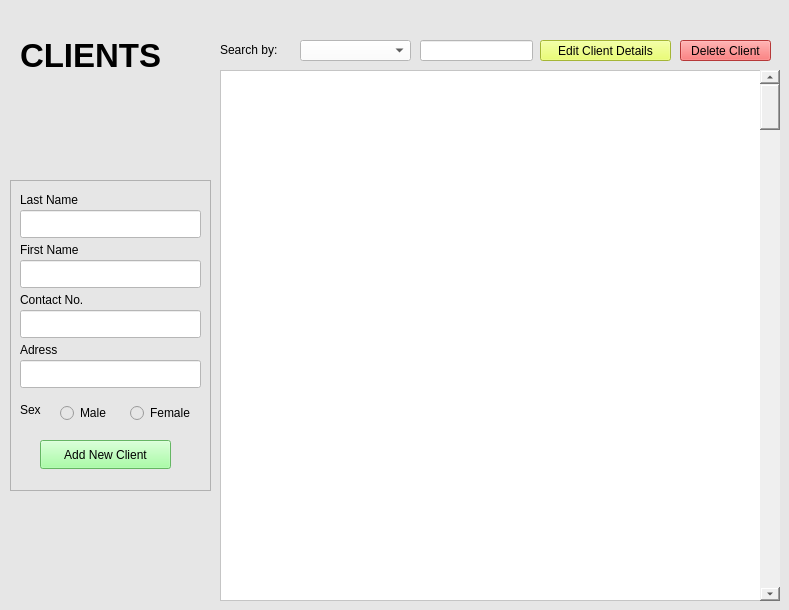
     <widget class="QWidget" name="page2Client">
      <property name="styleSheet">
       <string notr="true">background-color: rgb(230, 230, 230);</string>
      </property>
      <widget class="QLabel" name="label1_3">
       <property name="geometry">
        <rect>
         <x>20</x>
         <y>30</y>
         <width>371</width>
         <height>51</height>
        </rect>
       </property>
       <property name="font">
        <font>
         <family>Arial</family>
         <pointsize>25</pointsize>
         <bold>true</bold>
        </font>
       </property>
       <property name="styleSheet">
        <string notr="true">color: rgb(0, 0, 0);</string>
       </property>
       <property name="text">
        <string>CLIENTS</string>
       </property>
      </widget>
      <widget class="QTableWidget" name="tableWidget_2">
       <property name="geometry">
        <rect>
         <x>220</x>
         <y>70</y>
         <width>551</width>
         <height>531</height>
        </rect>
       </property>
       <property name="styleSheet">
        <string notr="true">background-color: rgb(255, 255, 255);</string>
       </property>
      </widget>
      <widget class="QFrame" name="newClientDetailsFrame">
       <property name="geometry">
        <rect>
         <x>10</x>
         <y>180</y>
         <width>201</width>
         <height>311</height>
        </rect>
       </property>
       <property name="frameShape">
        <enum>QFrame::StyledPanel</enum>
       </property>
       <property name="frameShadow">
        <enum>QFrame::Raised</enum>
       </property>
       <widget class="QLabel" name="label_8">
        <property name="geometry">
         <rect>
          <x>10</x>
          <y>10</y>
          <width>91</width>
          <height>20</height>
         </rect>
        </property>
        <property name="font">
         <font>
          <family>Arial</family>
         </font>
        </property>
        <property name="styleSheet">
         <string notr="true">color: rgb(0, 0, 0);</string>
        </property>
        <property name="text">
         <string>Last Name</string>
        </property>
       </widget>
       <widget class="QLineEdit" name="lineEdit_2">
        <property name="geometry">
         <rect>
          <x>10</x>
          <y>30</y>
          <width>181</width>
          <height>28</height>
         </rect>
        </property>
        <property name="styleSheet">
         <string notr="true">background-color: rgb(255, 255, 255);</string>
        </property>
       </widget>
       <widget class="QLabel" name="label_9">
        <property name="geometry">
         <rect>
          <x>10</x>
          <y>60</y>
          <width>91</width>
          <height>20</height>
         </rect>
        </property>
        <property name="font">
         <font>
          <family>Arial</family>
         </font>
        </property>
        <property name="styleSheet">
         <string notr="true">color: rgb(0, 0, 0);</string>
        </property>
        <property name="text">
         <string>First Name</string>
        </property>
       </widget>
       <widget class="QLineEdit" name="lineEdit_3">
        <property name="geometry">
         <rect>
          <x>10</x>
          <y>80</y>
          <width>181</width>
          <height>28</height>
         </rect>
        </property>
        <property name="styleSheet">
         <string notr="true">background-color: rgb(255, 255, 255);</string>
        </property>
       </widget>
       <widget class="QLabel" name="label_10">
        <property name="geometry">
         <rect>
          <x>10</x>
          <y>110</y>
          <width>91</width>
          <height>20</height>
         </rect>
        </property>
        <property name="font">
         <font>
          <family>Arial</family>
         </font>
        </property>
        <property name="styleSheet">
         <string notr="true">color: rgb(0, 0, 0);</string>
        </property>
        <property name="text">
         <string>Contact No.</string>
        </property>
       </widget>
       <widget class="QLineEdit" name="lineEdit_4">
        <property name="geometry">
         <rect>
          <x>10</x>
          <y>130</y>
          <width>181</width>
          <height>28</height>
         </rect>
        </property>
        <property name="styleSheet">
         <string notr="true">background-color: rgb(255, 255, 255);</string>
        </property>
       </widget>
       <widget class="QLabel" name="label_11">
        <property name="geometry">
         <rect>
          <x>10</x>
          <y>160</y>
          <width>91</width>
          <height>20</height>
         </rect>
        </property>
        <property name="font">
         <font>
          <family>Arial</family>
         </font>
        </property>
        <property name="styleSheet">
         <string notr="true">color: rgb(0, 0, 0);</string>
        </property>
        <property name="text">
         <string>Adress</string>
        </property>
       </widget>
       <widget class="QLineEdit" name="lineEdit_5">
        <property name="geometry">
         <rect>
          <x>10</x>
          <y>180</y>
          <width>181</width>
          <height>28</height>
         </rect>
        </property>
        <property name="styleSheet">
         <string notr="true">background-color: rgb(255, 255, 255);</string>
        </property>
       </widget>
       <widget class="QLabel" name="label_12">
        <property name="geometry">
         <rect>
          <x>10</x>
          <y>220</y>
          <width>91</width>
          <height>20</height>
         </rect>
        </property>
        <property name="font">
         <font>
          <family>Arial</family>
         </font>
        </property>
        <property name="styleSheet">
         <string notr="true">color: rgb(0, 0, 0);</string>
        </property>
        <property name="text">
         <string>Sex</string>
        </property>
       </widget>
       <widget class="QRadioButton" name="radioButton">
        <property name="geometry">
         <rect>
          <x>50</x>
          <y>220</y>
          <width>61</width>
          <height>26</height>
         </rect>
        </property>
        <property name="font">
         <font>
          <family>Arial</family>
         </font>
        </property>
        <property name="styleSheet">
         <string notr="true">color: rgb(0, 0, 0);</string>
        </property>
        <property name="text">
         <string>Male</string>
        </property>
       </widget>
       <widget class="QRadioButton" name="radioButton_2">
        <property name="geometry">
         <rect>
          <x>120</x>
          <y>220</y>
          <width>71</width>
          <height>26</height>
         </rect>
        </property>
        <property name="font">
         <font>
          <family>Arial</family>
         </font>
        </property>
        <property name="styleSheet">
         <string notr="true">color: rgb(0, 0, 0);</string>
        </property>
        <property name="text">
         <string>Female</string>
        </property>
       </widget>
       <widget class="QPushButton" name="pushButton_7">
        <property name="geometry">
         <rect>
          <x>30</x>
          <y>260</y>
          <width>131</width>
          <height>29</height>
         </rect>
        </property>
        <property name="styleSheet">
         <string notr="true">color: rgb(0, 0, 0);
background-color: rgb(141, 255, 139);</string>
        </property>
        <property name="text">
         <string>Add New Client</string>
        </property>
       </widget>
      </widget>
      <widget class="QLabel" name="label_13">
       <property name="geometry">
        <rect>
         <x>220</x>
         <y>40</y>
         <width>81</width>
         <height>20</height>
        </rect>
       </property>
       <property name="styleSheet">
        <string notr="true">color: rgb(0, 0, 0);</string>
       </property>
       <property name="text">
        <string>Search by:</string>
       </property>
      </widget>
      <widget class="QLineEdit" name="lineEdit_6">
       <property name="geometry">
        <rect>
         <x>420</x>
         <y>40</y>
         <width>113</width>
         <height>21</height>
        </rect>
       </property>
       <property name="styleSheet">
        <string notr="true">background-color: rgb(255, 255, 255);</string>
       </property>
      </widget>
      <widget class="QComboBox" name="comboBox_3">
       <property name="geometry">
        <rect>
         <x>300</x>
         <y>40</y>
         <width>111</width>
         <height>21</height>
        </rect>
       </property>
       <property name="styleSheet">
        <string notr="true">color: rgb(0, 0, 0);
background-color: rgb(255, 255, 255);</string>
       </property>
      </widget>
      <widget class="QScrollBar" name="verticalScrollBar_3">
       <property name="geometry">
        <rect>
         <x>760</x>
         <y>70</y>
         <width>20</width>
         <height>531</height>
        </rect>
       </property>
       <property name="styleSheet">
        <string notr="true">color: rgb(0, 0, 0);
background-color: rgb(239, 239, 239);</string>
       </property>
       <property name="orientation">
        <enum>Qt::Vertical</enum>
       </property>
      </widget>
      <widget class="QPushButton" name="editClientButton">
       <property name="geometry">
        <rect>
         <x>540</x>
         <y>40</y>
         <width>131</width>
         <height>21</height>
        </rect>
       </property>
       <property name="styleSheet">
        <string notr="true">color: rgb(0, 0, 0);
background-color: rgb(231, 255, 75);</string>
       </property>
       <property name="text">
        <string>Edit Client Details</string>
       </property>
      </widget>
      <widget class="QPushButton" name="deleteClientButton">
       <property name="geometry">
        <rect>
         <x>680</x>
         <y>40</y>
         <width>91</width>
         <height>21</height>
        </rect>
       </property>
       <property name="styleSheet">
        <string notr="true">color: rgb(0, 0, 0);
background-color: rgb(255, 79, 79);</string>
       </property>
       <property name="text">
        <string>Delete Client</string>
       </property>
      </widget>
     </widget>
